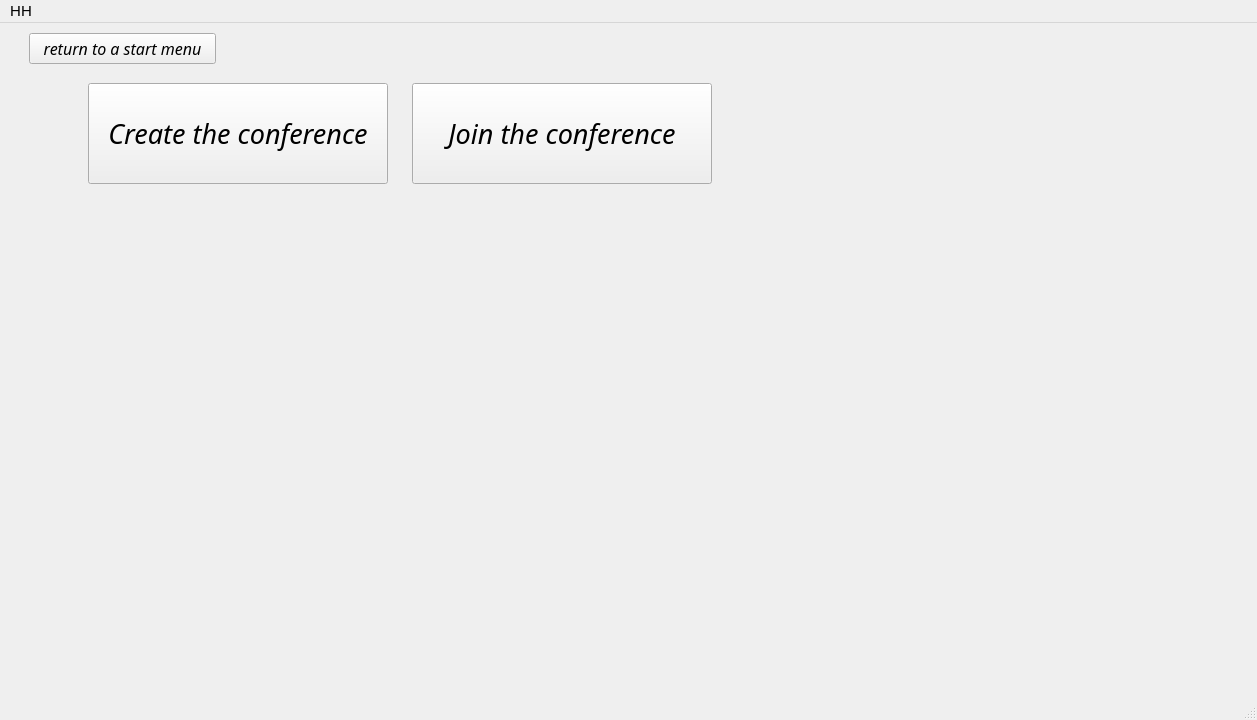
<?xml version="1.0" encoding="UTF-8"?>
<ui version="4.0">
 <class>second_window</class>
 <widget class="QMainWindow" name="second_window">
  <property name="geometry">
   <rect>
    <x>0</x>
    <y>0</y>
    <width>1257</width>
    <height>720</height>
   </rect>
  </property>
  <property name="maximumSize">
   <size>
    <width>1280</width>
    <height>720</height>
   </size>
  </property>
  <property name="font">
   <font>
    <pointsize>11</pointsize>
   </font>
  </property>
  <property name="windowTitle">
   <string>second_window</string>
  </property>
  <widget class="QWidget" name="centralwidget">
   <widget class="QWidget" name="data_widget" native="true">
    <property name="enabled">
     <bool>true</bool>
    </property>
    <property name="geometry">
     <rect>
      <x>30</x>
      <y>60</y>
      <width>741</width>
      <height>491</height>
     </rect>
    </property>
    <widget class="QWidget" name="horizontalLayoutWidget_2">
     <property name="geometry">
      <rect>
       <x>0</x>
       <y>190</y>
       <width>741</width>
       <height>41</height>
      </rect>
     </property>
     <layout class="QHBoxLayout" name="link_lay"/>
    </widget>
    <widget class="QWidget" name="horizontalLayoutWidget_3">
     <property name="geometry">
      <rect>
       <x>0</x>
       <y>450</y>
       <width>581</width>
       <height>41</height>
      </rect>
     </property>
     <layout class="QHBoxLayout" name="main_buttons_lay"/>
    </widget>
    <widget class="QWidget" name="horizontalLayoutWidget_4">
     <property name="geometry">
      <rect>
       <x>0</x>
       <y>0</y>
       <width>741</width>
       <height>101</height>
      </rect>
     </property>
     <layout class="QHBoxLayout" name="label_lay"/>
    </widget>
    <widget class="QWidget" name="horizontalLayoutWidget_8">
     <property name="geometry">
      <rect>
       <x>0</x>
       <y>260</y>
       <width>121</width>
       <height>31</height>
      </rect>
     </property>
     <layout class="QHBoxLayout" name="show_extra_settings_lay"/>
    </widget>
    <widget class="QWidget" name="settings_widget" native="true">
     <property name="geometry">
      <rect>
       <x>0</x>
       <y>310</y>
       <width>401</width>
       <height>91</height>
      </rect>
     </property>
     <widget class="QWidget" name="horizontalLayoutWidget_6">
      <property name="geometry">
       <rect>
        <x>0</x>
        <y>0</y>
        <width>401</width>
        <height>41</height>
       </rect>
      </property>
      <layout class="QHBoxLayout" name="max_clients_lay"/>
     </widget>
     <widget class="QWidget" name="horizontalLayoutWidget_5">
      <property name="geometry">
       <rect>
        <x>0</x>
        <y>50</y>
        <width>401</width>
        <height>41</height>
       </rect>
      </property>
      <layout class="QHBoxLayout" name="camera_index_lay"/>
     </widget>
    </widget>
   </widget>
   <widget class="QWidget" name="role_buttons_widget" native="true">
    <property name="geometry">
     <rect>
      <x>70</x>
      <y>60</y>
      <width>661</width>
      <height>101</height>
     </rect>
    </property>
    <widget class="QWidget" name="horizontalLayoutWidget">
     <property name="geometry">
      <rect>
       <x>0</x>
       <y>0</y>
       <width>661</width>
       <height>101</height>
      </rect>
     </property>
     <layout class="QHBoxLayout" name="role_buttons_lay">
      <item>
       <widget class="QPushButton" name="create_button">
        <property name="maximumSize">
         <size>
          <width>300</width>
          <height>200</height>
         </size>
        </property>
        <property name="font">
         <font>
          <family>Ubuntu Mono</family>
          <pointsize>20</pointsize>
          <italic>true</italic>
          <underline>false</underline>
          <strikeout>false</strikeout>
          <kerning>true</kerning>
         </font>
        </property>
        <property name="text">
         <string>Create the conference</string>
        </property>
       </widget>
      </item>
      <item>
       <widget class="QPushButton" name="join_button">
        <property name="maximumSize">
         <size>
          <width>300</width>
          <height>200</height>
         </size>
        </property>
        <property name="font">
         <font>
          <family>Ubuntu Mono</family>
          <pointsize>20</pointsize>
          <italic>true</italic>
          <underline>false</underline>
          <strikeout>false</strikeout>
          <kerning>true</kerning>
         </font>
        </property>
        <property name="text">
         <string>Join the conference</string>
        </property>
       </widget>
      </item>
     </layout>
    </widget>
   </widget>
   <widget class="QWidget" name="horizontalLayoutWidget_7">
    <property name="geometry">
     <rect>
      <x>29</x>
      <y>10</y>
      <width>187</width>
      <height>32</height>
     </rect>
    </property>
    <layout class="QHBoxLayout" name="return_lay">
     <item>
      <widget class="QPushButton" name="return_button">
       <property name="font">
        <font>
         <family>Ubuntu Mono</family>
         <pointsize>12</pointsize>
         <italic>true</italic>
        </font>
       </property>
       <property name="text">
        <string>return to a start menu</string>
       </property>
      </widget>
     </item>
    </layout>
   </widget>
  </widget>
  <widget class="QMenuBar" name="menubar">
   <property name="geometry">
    <rect>
     <x>0</x>
     <y>0</y>
     <width>1257</width>
     <height>22</height>
    </rect>
   </property>
   <widget class="QMenu" name="menuHH">
    <property name="font">
     <font>
      <family>Ubuntu Mono</family>
      <pointsize>11</pointsize>
      <italic>true</italic>
     </font>
    </property>
    <property name="title">
     <string>HH</string>
    </property>
   </widget>
   <addaction name="menuHH"/>
  </widget>
  <widget class="QStatusBar" name="statusbar"/>
 </widget>
 <resources/>
 <connections/>
</ui>
